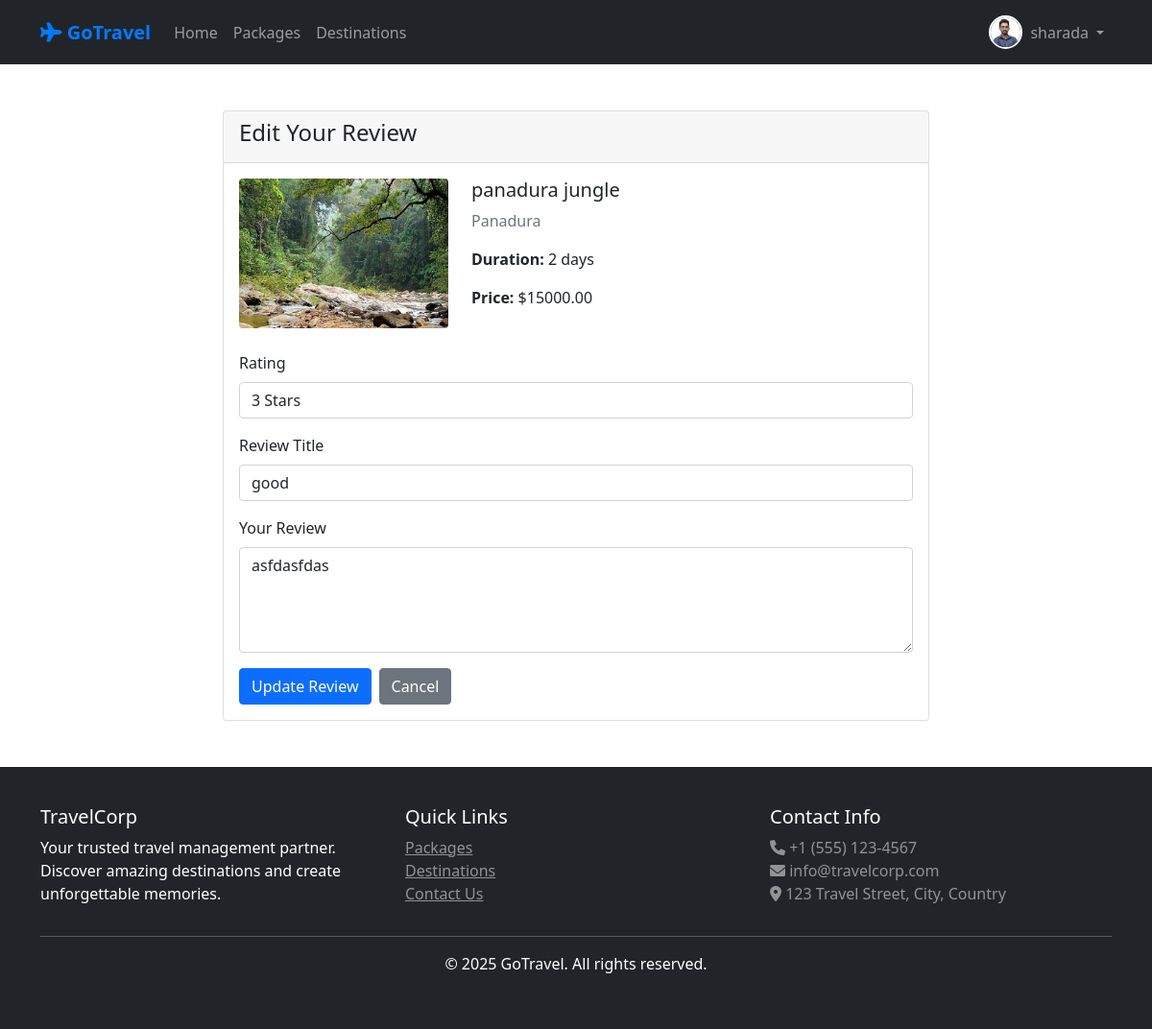
/packages/2/review/ (signed in), run on the app's committed database.
### travel/models.py (models this page shows, shortened)
class UserProfile(models.Model):
    USER_ROLES = [
        ('admin', 'Admin'),
        ('agent', 'Agent'),
        ('customer', 'Customer'),
    ]
    user = models.OneToOneField(User, on_delete=models.CASCADE, unique=True)
    role = models.CharField(max_length=10, choices=USER_ROLES, default='customer')
    phone = models.CharField(max_length=15, blank=True)
    address = models.TextField(blank=True)
    profile_picture = models.ImageField(upload_to='profiles/', blank=True, null=True)
    created_at = models.DateTimeField(auto_now_add=True)
    class Meta:
        verbose_name = "User Profile"
        verbose_name_plural = "User Profiles"

class Package(models.Model):
    PACKAGE_TYPES = [
        ('tour', 'Tour Package'),
        ('hotel', 'Hotel Package'),
        ('transport', 'Transport Package'),
        ('combo', 'Combo Package'),
    ]
    name = models.CharField(max_length=200)
    destination = models.ForeignKey(Destination, on_delete=models.CASCADE)
    package_type = models.CharField(max_length=20, choices=PACKAGE_TYPES)
    description = models.TextField()
    price = models.DecimalField(max_digits=10, decimal_places=2)
    duration_days = models.IntegerField()
    max_people = models.IntegerField()
    includes = models.TextField(help_text="What's included in the package")
    excludes = models.TextField(help_text="What's not included")
    image = models.ImageField(upload_to='packages/')
    is_active = models.BooleanField(default=True)
    is_featured = models.BooleanField(default=False, help_text="Mark as featured package")
    created_by = models.ForeignKey(User, on_delete=models.CASCADE)
    created_at = models.DateTimeField(auto_now_add=True)
    updated_at = models.DateTimeField(auto_now=True)

class Destination(models.Model):
    name = models.CharField(max_length=200)
    country = models.CharField(max_length=100)
    city = models.CharField(max_length=100)
    description = models.TextField()
    image = models.ImageField(upload_to='destinations/')
    is_active = models.BooleanField(default=True)
    is_popular = models.BooleanField(default=False, help_text="Mark as popular destination")
    created_at = models.DateTimeField(auto_now_add=True)

class Review(models.Model):
    user = models.ForeignKey(User, on_delete=models.CASCADE)
    package = models.ForeignKey(Package, on_delete=models.CASCADE)
    rating = models.IntegerField(validators=[MinValueValidator(1), MaxValueValidator(5)])
    title = models.CharField(max_length=200)
    comment = models.TextField()
    created_at = models.DateTimeField(auto_now_add=True)
    class Meta:
        unique_together = ['user', 'package']

### travel/views.py (the view)
# urls.py: path('packages/<int:package_id>/review/', views.write_review, name='write_review'),
@login_required
def write_review(request, package_id):
    try:
        package = get_object_or_404(Package, id=package_id, is_active=True)
        has_booking = Booking.objects.filter(
            user=request.user,
            package=package,
            status__in=['confirmed', 'completed']
        ).exists()
        if not has_booking:
            messages.error(request, 'You can only review packages you have booked.')
            return redirect('package_detail', package_id=package_id)
        existing_review = Review.objects.filter(user=request.user, package=package).first()
        if request.method == 'POST':
            form = ReviewForm(request.POST, instance=existing_review)
            if form.is_valid():
                review = form.save(commit=False)
                review.user = request.user
                review.package = package
                review.save()
                messages.success(request, 'Review submitted successfully!')
                return redirect('package_detail', package_id=package_id)
        else:
            form = ReviewForm(instance=existing_review)
        template = loader.get_template('travel/write_review.html')
        context = {
            'package': package,
            'form': form,
            'existing_review': existing_review,
        }
        return HttpResponse(template.render(context, request))
    except:
        messages.error(request, 'Package not found.')
        return redirect('package_list')

### travel/forms.py
class ReviewForm(forms.ModelForm):
    class Meta:
        model = Review
        fields = ['rating', 'title', 'comment']
        widgets = {
            'rating': forms.Select(
                choices=[(i, f'{i} Star{"s" if i != 1 else ""}') for i in range(1, 6)],
                attrs={'class': 'form-control'}
            ),
            'title': forms.TextInput(attrs={'class': 'form-control', 'placeholder': 'Review title'}),
            'comment': forms.Textarea(attrs={'class': 'form-control', 'rows': 4, 'placeholder': 'Write your review here...'}),
        }

### travel/context_processors.py (called while the page is built)
def user_profile(request):
    if request.user.is_authenticated:
        try:
            profile, created = UserProfile.objects.get_or_create(user=request.user)
            return {'user_profile': profile}
        except:
            return {'user_profile': None}
    return {'user_profile': None}

### travel/templates/travel/write_review.html (shortened to what this page needs)
{% extends 'travel/base.html' %}
{% block content %}
<div class="container my-5">
    <div class="row justify-content-center">
        <div class="col-md-8">
            <div class="card">
                <div class="card-header">
                    <h4>
                        {% if existing_review %}
                        Edit Your Review
                        {% else %}
                        Write a Review
                        {% endif %}
                    </h4>
                </div>
                <div class="card-body">
                    <div class="row mb-4">
                        <div class="col-md-4">
                            {% if package.image %}
                            <img src="{{ package.image.url }}" class="img-fluid rounded" alt="{{ package.name }}">
                            {% else %}
                            <div class="bg-light rounded d-flex align-items-center justify-content-center"
                                style="height: 200px;">
                                <i class="fas fa-image fa-3x text-muted"></i>
                            </div>
                            {% endif %}
                        </div>
                        <div class="col-md-8">
                            <h5>{{ package.name }}</h5>
                            <p class="text-muted">{{ package.destination.name }}</p>
                            <p><strong>Duration:</strong> {{ package.duration_days }} days</p>
                            <p><strong>Price:</strong> ${{ package.price }}</p>
                        </div>
                    </div>
                    <form method="post">
                        <div class="mb-3">
                            <label for="{{ form.rating.id_for_label }}" class="form-label">Rating</label>
                            {{ form.rating }}
                        </div>
                        <div class="mb-3">
                            <label for="{{ form.title.id_for_label }}" class="form-label">Review Title</label>
                            {{ form.title }}
                        </div>
                        <div class="mb-3">
                            <label for="{{ form.comment.id_for_label }}" class="form-label">Your Review</label>
                            {{ form.comment }}
                        </div>
                        <div class="d-flex gap-2">
                            <button type="submit" class="btn btn-primary">
                                {% if existing_review %}
                                Update Review
                                {% else %}
                                Submit Review
                                {% endif %}
                            </button>
                            <a href="{% url 'package_detail' package.id %}" class="btn btn-secondary">Cancel</a>
                        </div>
                    </form>
                </div>
            </div>
        </div>
    </div>
</div>
{% endblock %}

### travel/templates/travel/base.html (shortened to what this page needs)
<!DOCTYPE html>
<html lang="en">
<head>
    <link href="https://cdn.jsdelivr.net/npm/bootstrap@5.1.3/dist/css/bootstrap.min.css" rel="stylesheet">
    <link href="https://cdnjs.cloudflare.com/ajax/libs/font-awesome/6.0.0/css/all.min.css" rel="stylesheet">
</head>
<body>
    <nav class="navbar navbar-expand-lg navbar-dark bg-dark">
        <div class="container">
            <a class="navbar-brand" href="{% url 'home' %}">
                <i class="fas fa-plane"></i> GoTravel
            </a>
            <div class="collapse navbar-collapse" id="navbarNav">
                <ul class="navbar-nav me-auto">
                    <li class="nav-item">
                        <a class="nav-link" href="{% url 'home' %}">Home</a>
                    </li>
                    <li class="nav-item">
                        <a class="nav-link" href="{% url 'package_list' %}">Packages</a>
                    </li>
                    <li class="nav-item">
                        <a class="nav-link" href="{% url 'destinations' %}">Destinations</a>
                    </li>
                </ul>
                <ul class="navbar-nav">
                    {% if user.is_authenticated %}
                    <li class="nav-item dropdown">
                        <a class="nav-link dropdown-toggle user-info" href="#" id="navbarDropdown" role="button"
                            data-bs-toggle="dropdown">
                            {% if user.userprofile.profile_picture %}
                            <img src="{{ user.userprofile.profile_picture.url }}" alt="Profile" class="profile-pic">
                            {% else %}
                            <div class="profile-placeholder">
                                <i class="fas fa-user text-white" style="font-size: 14px;"></i>
                            </div>
                            {% endif %}
                            <span>{{ user.username }}</span>
                        </a>
                    </li>
                    {% endif %}
                </ul>
            </div>
        </div>
    </nav>
    <main>
        {% block content %}
        {% endblock %}
    </main>
    <footer class="bg-dark text-white mt-5">
        <div class="container">
            <div class="row">
                <div class="col-md-4">
                    <h5>TravelCorp</h5>
                    <p>Your trusted travel management partner. Discover amazing destinations and create unforgettable
                        memories.</p>
                </div>
                <div class="col-md-4">
                    <h5>Quick Links</h5>
                    <ul class="list-unstyled">
                        <li><a href="{% url 'package_list' %}" class="text-white-50">Packages</a></li>
                        <li><a href="{% url 'destinations' %}" class="text-white-50">Destinations</a></li>
                        <li><a href="#" class="text-white-50">Contact Us</a></li>
                    </ul>
                </div>
                <div class="col-md-4">
                    <h5>Contact Info</h5>
                    <p class="text-white-50">
                        <i class="fas fa-phone"></i> +1 (555) 123-4567<br>
                        <i class="fas fa-envelope"></i> info@travelcorp.com<br>
                        <i class="fas fa-map-marker-alt"></i> 123 Travel Street, City, Country
                    </p>
                </div>
            </div>
            <hr>
            <div class="text-center">
                <p>&copy; 2025 GoTravel. All rights reserved.</p>
            </div>
        </div>
    </footer>
</body>
</html>

### travel/templates/travel/base.html (style rules this page uses)
.navbar-brand { font-weight: bold; color: #007bff !important; }
.card { transition: transform 0.3s; }
footer { background-color: #343a40; color: white; padding: 40px 0; }
.profile-pic { width: 35px; height: 35px; border-radius: 50%; object-fit: cover; border: 2px solid #fff; margin-right: 8px; }
.navbar-nav .dropdown-toggle::after { margin-left: 0.5em; }
.user-info { display: flex; align-items: center; }

### data on the page
Package: image (picture), name "panadura jungle", destination.name "Panadura", duration_days "2", price "15000.00"
Review: rating "3 Stars", title "good", comment "asfdasfdas"

### other printed values
{{ user.username }} "sharada"
